Frame 1 (no input): blank canvas, image omitted
Frame 60 (the mouse pressed at the canvas centre just before this capture): blank canvas, image omitted
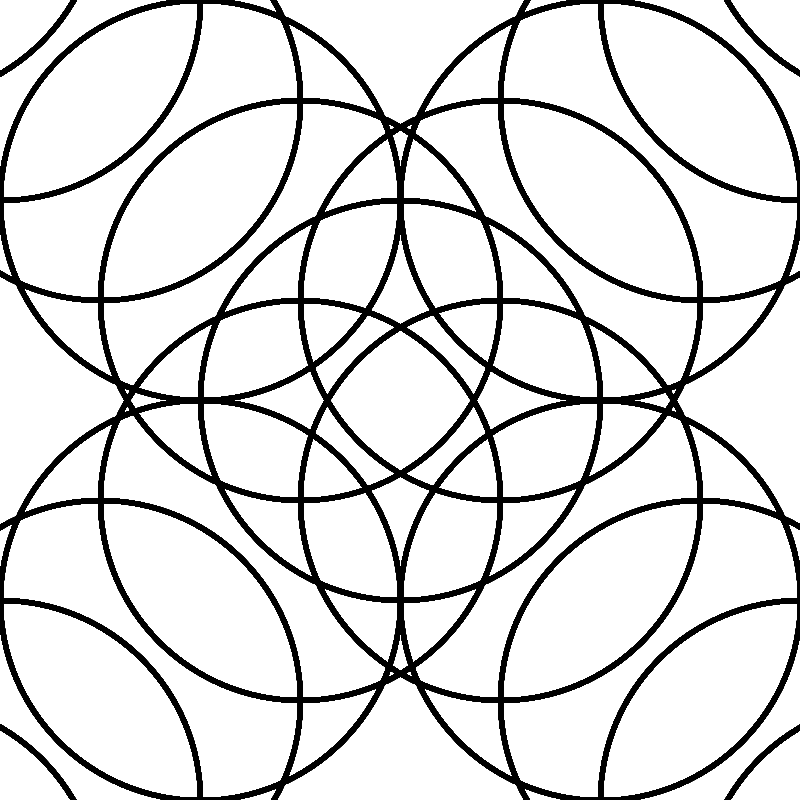
Frame 120 (the mouse held since frame 60 and released just before this capture)

The Processing sketch whose frames 1 and 60 were blank and that drew this single picture after the mouse press (run headless with seeded random() and noise(); from frame 60 on, the mouse is pressed at the canvas centre):

// Processing sketch: sketch_spirograph
// ── sketch_spirograph.pde
int red = 0;
int green = 0;
int blue = 0;

void setup() {
 size(800, 800);
 background(255);
 rectMode(CENTER);
}

void draw() {
 fill(255, 0);
 int i = 1;
 
  int x = 400;
  int y = 400;
  
  ellipse(x, y, mouseX, mouseY);
 
 while (i < 40) {
   drawCircles(x, y, i);
   i++;
 }
}

void drawCircles(int x, int y, int i) { 
  stroke(red, green, blue);
  strokeWeight(5);
 switch(i % 2) {
     case 0:
      ellipse(x - (50*i), x - (50*i), mouseX, mouseY);
      ellipse(x + (50*i), x - (50*i), mouseX, mouseY);
    
    case 1:
      ellipse(x - (100*i), x + (100*i), mouseX, mouseY);
      ellipse(x + (100*i), x + (100*i), mouseX, mouseY);
   }
}

void mousePressed() {
  setup();
  background(255);
}

void mouseMoved() {
  red = (int) random(0, 255);
  green = (int) random(0, 255);
  blue = (int) random(0, 255);
}
